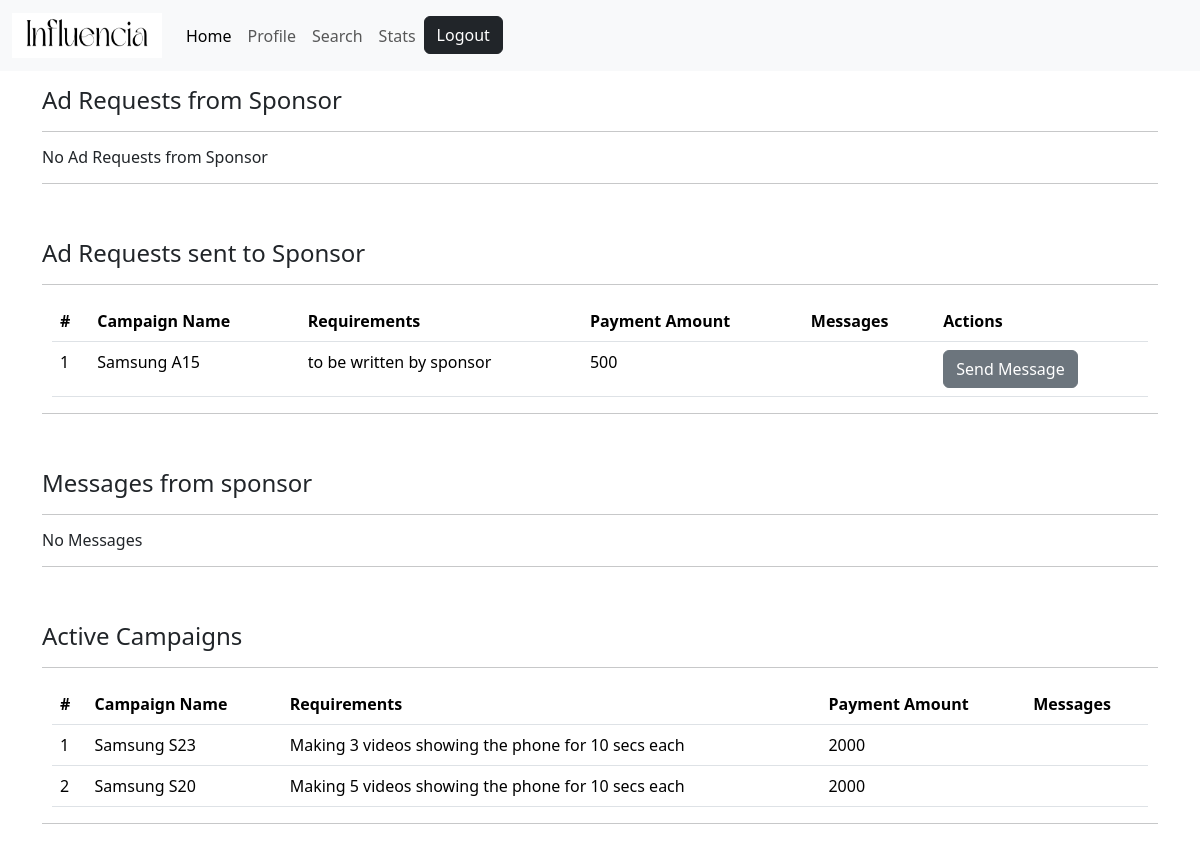
/home (signed in), run on the app's committed database.
### models.py (models this page shows)
class AdRequest(db.Model):
    __tablename__="adrequest"
    id=db.Column(db.Integer,primary_key=True)
    influ_id=db.Column(db.Integer,db.ForeignKey("influencer.id"))
    camp_id=db.Column(db.Integer,db.ForeignKey("campaign.id"))
    requirements=db.Column(db.String(256),default="to be written by sponsor")
    pay_amt=db.Column(db.Integer,nullable=False)
    status=db.Column(db.String(32),default="pending") #[pending, accepted, rejected, requested, completed, messaged]
    messages=db.relationship("Message",backref="adrequest", lazy=True, cascade="all,delete-orphan")

class Campaign(db.Model):
    __tablename__="campaign"
    id=db.Column(db.Integer,primary_key=True)
    camp_name=db.Column(db.String(32),nullable=False,unique=True)
    description=db.Column(db.String(256))
    niche=db.Column(db.String(256))
    budget=db.Column(db.Integer,nullable=False)
    start_date=db.Column(db.Date,nullable=False)
    end_date=db.Column(db.Date,nullable=False)
    goals=db.Column(db.String(256))
    visibility=db.Column(db.String(16),default="public")
    spo_id=db.Column(db.Integer,db.ForeignKey("sponsor.id"))
    is_flagged=db.Column(db.Boolean,default=False,nullable=False)
    status=db.Column(db.String(32),default="active") #[active,completed,progress(?)]
    adreqs=db.relationship("AdRequest",backref="campaign", lazy=True,cascade='all,delete-orphan')

### routes.py (the view, shortened to what this page needs)
@app.route('/home',methods=['GET','POST'])
@check_session # home=check_session(home)
def home():
    username=session['username']
    user=User.query.filter_by(username=username).first()
    if user.role=="Sponsor":
        sponsor=Sponsor.query.filter_by(user_id=user.id).first()
        if not sponsor:
            flash("You need to login first",category="danger")
            return redirect(url_for('login'))
        return render_template("Sponsor/spondash.html",sponsor=sponsor)
    elif user.role=="Influencer":
        influencer=Influencer.query.filter_by(user_id=user.id).first()
        if not influencer:
            flash("You need to login first",category="danger")
            return redirect(url_for('login'))
        pending_adreqs = AdRequest.query.filter_by(influ_id=influencer.id, status="pending").all()
        accepted_adreqs = AdRequest.query.filter_by(influ_id=influencer.id, status="accepted").all()
        requested_adreqs = AdRequest.query.filter_by(influ_id=influencer.id, status="requested").all()
        return render_template("Influencer/infludash.html",influencer=influencer,pending_adreqs=pending_adreqs,accepted_adreqs=accepted_adreqs,requested_adreqs=requested_adreqs)
    else:
        return render_template("home.html",user=user)

### routes.py (called while the page is built)
def check_session(func):
    @wraps(func) #to avoid the server throwing an error for not having unique functions;   func-placeholder for the function passed (eg. profile(), login(), etc.)
    def wrapper(*args, **kwargs): #pack and unpacking of : args- positional arguments ; kwargs- keyword arguments
        if 'username' not in session:
            flash("You need to login first!",category="danger")
            return redirect(url_for('login'))
        user=User.query.filter_by(username=session['username']).first()
        if not user:
            session.pop('username')
            return redirect(url_for('logout'))
        return func(*args, **kwargs)
    return wrapper

### templates/Influencer/infludash.html (shortened to what this page needs)
{% extends 'layout.html' %}
{% block content %}
<div id="trans-table">
    <h4 class="headings" style="margin-top: 15px">Ad Requests from Sponsor</h4>
    <hr>
    {% if pending_adreqs|length == 0 %}
    <h6>No Ad Requests from Sponsor</h6>
{% endif %}
<hr>
</div>
<br>
<div id="trans-table">
  <h4 class="headings" style="margin-top: 15px">Ad Requests sent to Sponsor</h4>
  <hr>
  {% if requested_adreqs|length == 0 %}
  <h6>No Ad Requests sent to Sponsor</h6>
  {% else %}
  <div id="trans-table" style="margin: 10px;">
  <table class="table">
      <thead>
      <tr>
          <th scope="col">#</th>
          <th scope="col">Campaign Name</th>
          <th scope="col">Requirements</th>
          <th scope="col">Payment Amount</th>
          <th scope="col">Messages</th>
          <th scope="col">Actions</th>
      </tr>
      </thead>
      <tbody>
        {% for a in requested_adreqs %}
        <tr>
          <td scope="row">{{loop.index}}</td>
          <td>{{a.campaign.camp_name}} </td>
          <td>{{a.requirements}}</td>
          <td>{{a.pay_amt}}</td>
          <td>{{a.messages.meesage_body}}</td>
          <td>
            <a href="#" type="button" class="btn btn-secondary">Send Message</a>
          </td>
        </tr>
        {% endfor %}
      </tbody>
  </table>
</div>
{% endif %}
<hr>
</div>
<br>
<div id="trans-table">
  <h4 class="headings" style="margin-top: 15px">Messages from sponsor</h4>
  <hr>
  {% if messages|length == 0 %}
  <h6>No Messages</h6>
{% endif %}
<hr>
</div>
<br>
<div id="trans-table">
  <h4 class="headings" style="margin-top: 15px">Active Campaigns</h4>
  <hr>
  {% if accepted_adreqs|length == 0 %}
  <h6>No Active Campaigns</h6>
  {% else %}
  <div id="trans-table" style="margin: 10px;">
  <table class="table">
      <thead>
      <tr>
          <th scope="col">#</th>
          <th scope="col">Campaign Name</th>
          <th scope="col">Requirements</th>
          <th scope="col">Payment Amount</th>
          <th scope="col">Messages</th>
      </tr>
      </thead>
      <tbody>
        {% for a in accepted_adreqs %}
        <tr>
          <td scope="row">{{loop.index}}</td>
          <td>{{a.campaign.camp_name}} </td>
          <td>{{a.requirements}}</td>
          <td>{{a.pay_amt}}</td>
          <td>{{a.messages.meesage_body}}</td>
        </tr>
        {% endfor %}
      </tbody>
  </table>
</div>
{% endif %}
<hr>
</div>
<br>
{% endblock %}

### data on the page
AdRequest: campaign.camp_name "Samsung A15", requirements "to be written by sponsor", pay_amt "500"
AdRequest: campaign.camp_name "Samsung S23", requirements "Making 3 videos showing the phone for 10 secs each", pay_amt "2000"
AdRequest: campaign.camp_name "Samsung S20", requirements "Making 5 videos showing the phone for 10 secs each", pay_amt "2000"
